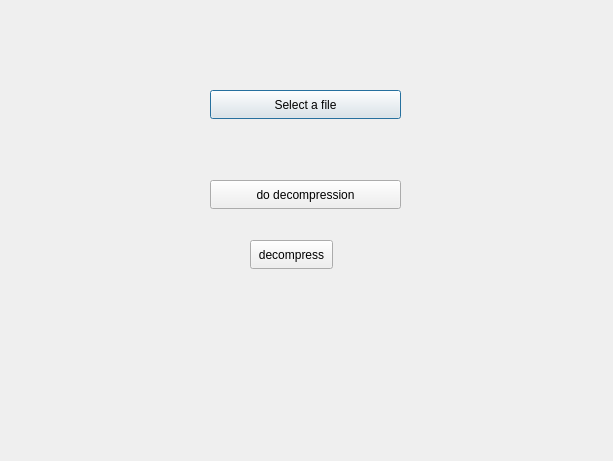
<?xml version="1.0" encoding="UTF-8"?>
<ui version="4.0">
 <class>Decompress</class>
 <widget class="QDialog" name="Decompress">
  <property name="geometry">
   <rect>
    <x>0</x>
    <y>0</y>
    <width>613</width>
    <height>461</height>
   </rect>
  </property>
  <property name="windowTitle">
   <string>Dialog</string>
  </property>
  <widget class="QPushButton" name="decom_sel">
   <property name="geometry">
    <rect>
     <x>210</x>
     <y>90</y>
     <width>191</width>
     <height>29</height>
    </rect>
   </property>
   <property name="text">
    <string>Select a file</string>
   </property>
  </widget>
  <widget class="QPushButton" name="Dodecompression">
   <property name="geometry">
    <rect>
     <x>210</x>
     <y>180</y>
     <width>191</width>
     <height>29</height>
    </rect>
   </property>
   <property name="text">
    <string>do decompression</string>
   </property>
  </widget>
  <widget class="QPushButton" name="pushButton">
   <property name="geometry">
    <rect>
     <x>250</x>
     <y>240</y>
     <width>83</width>
     <height>29</height>
    </rect>
   </property>
   <property name="text">
    <string>decompress</string>
   </property>
  </widget>
 </widget>
 <resources/>
 <connections/>
</ui>
